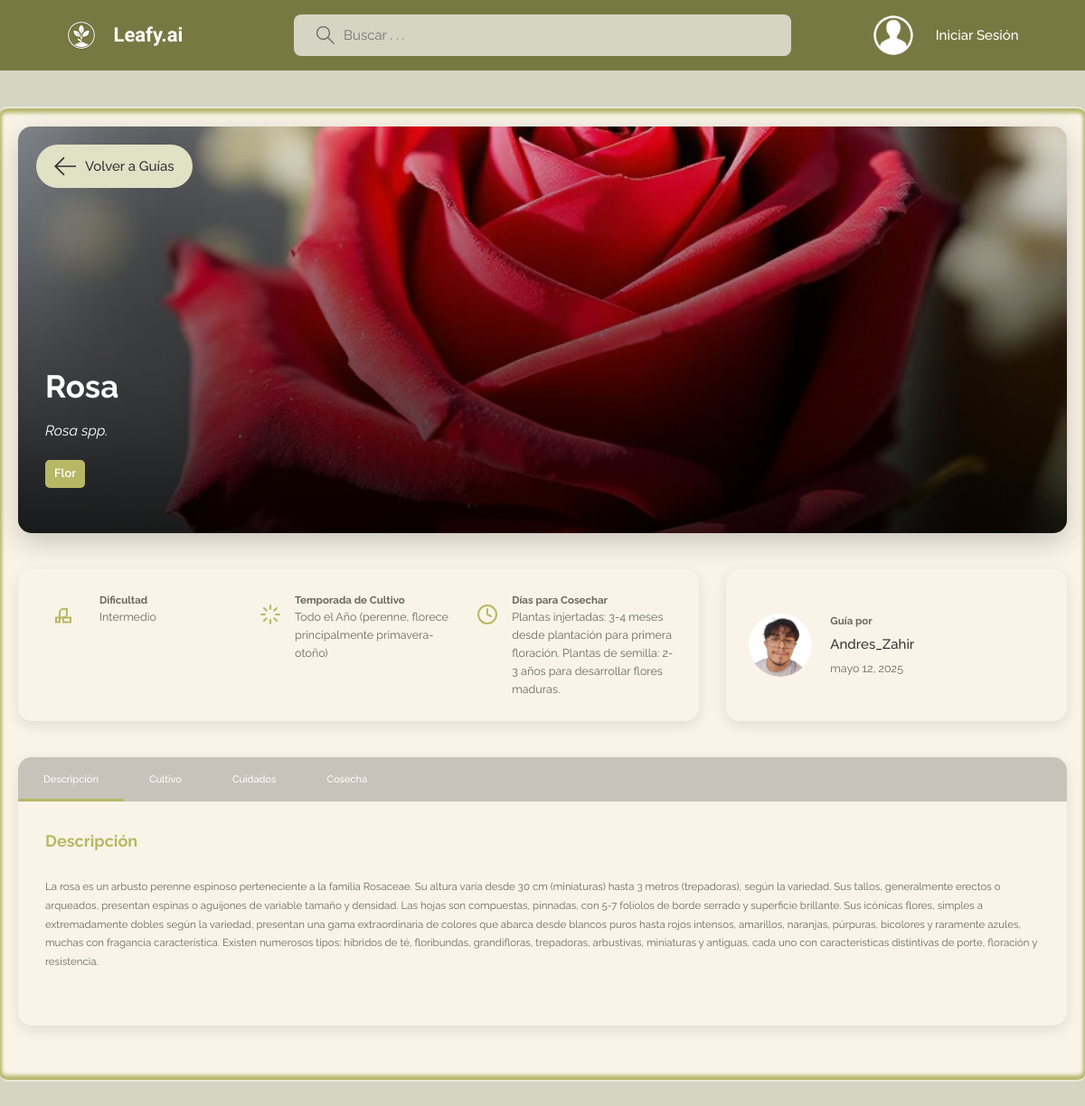
Page /guide/12/ on the committed database.
### base/models.py (models this page shows, shortened)
class PlantGuide(models.Model):
    DIFFICULTY_CHOICES = (
        ('Easy', 'Fácil'),
        ('Medium', 'Intermedio'),
        ('Hard', 'Difícil'),
    )
    author = models.ForeignKey(User, on_delete=models.SET_NULL, null=True)
    categories = models.ManyToManyField(PlantCategory, related_name='plant_guides')
    common_name = models.CharField(max_length=100)
    scientific_name = models.CharField(max_length=100)
    guide_picture = models.ImageField(upload_to='plant_guides/')
    description = models.TextField()
    germination = models.TextField()
    transplanting = models.TextField()
    harvest = models.TextField()
    watering = models.TextField()
    sunlight = models.TextField()
    extra_care = models.TextField()
    difficulty = models.CharField(max_length=50, choices=DIFFICULTY_CHOICES)
    growing_season = models.CharField(max_length=100)
    days_to_harvest = models.CharField(max_length=50)
    created = models.DateTimeField(auto_now_add=True)
    updated = models.DateTimeField(auto_now=True)
    class Meta:
        ordering = ['-updated', '-created']

class PlantCategory(models.Model):
    name = models.CharField(max_length=50, unique=True)
    class Meta:
        verbose_name_plural = 'Plant Categories'

class User(AbstractUser):
    name = models.CharField(max_length=200, null=True)
    email = models.EmailField(unique=True, null=True)
    bio = models.TextField(null=True)
    avatar = models.ImageField(null=True, default="blue.jpg")
    USERNAME_FIELD = 'email'
    REQUIRED_FIELDS = []

### base/views.py (the view)
# urls.py: path('guide/<str:pk>/', views.guideDetail, name='guide'),
def guideDetail(request, pk):
    plant_guide = get_object_or_404(PlantGuide, id=pk)
    categories = plant_guide.categories.all()
    context = {
        'guide': plant_guide,
        'categories': categories,
    }
    return render(request, 'base/guide_detail.html', context)

### base/templates/base/guide_detail.html (shortened to what this page needs)
{%  extends 'main.html' %}
{% load static %}
{% block content %}
<link rel="stylesheet" type="text/css" href="{% static 'styles/guide_detail.css' %}">
<main class="guide-detail-container">
  <div class="guide-hero">
    <div class="guide-hero__overlay"></div>
    <div class="guide-hero__image" data-bg-url="{{ guide.guide_picture.url }}"></div>
    <div class="guide-hero__content">
      <div class="guide-hero__back">
        <a href="{% url 'guides' %}" aria-label="Volver a las guías">
          <svg version="1.1" xmlns="http://www.w3.org/2000/svg" width="24" height="24" viewBox="0 0 32 32">
            <title>Volver a las guías</title>
            <path d="M13.723 2.286l-13.723 13.714 13.719 13.714 1.616-1.611-10.96-10.96h27.625v-2.286h-27.625l10.965-10.965-1.616-1.607z"></path>
          </svg>
          Volver a Guías
        </a>
      </div>
      <h1 class="guide-hero__title">{{ guide.common_name }}</h1>
      <p class="guide-hero__scientific">{{ guide.scientific_name }}</p>
      <div class="guide-hero__categories">
        {% for category in categories %}
        <a href="{% url 'guides' %}?q={{ category.name }}" class="guide-category">{{ category.name }}</a>
        {% endfor %}
      </div>
    </div>
  </div>
  <div class="guide-overview">
    <div class="guide-stats">
      <div class="guide-stat">
        <div class="guide-stat__icon">
        </div>
        <div class="guide-stat__content">
          <h3>Dificultad</h3>
          <p>{{ guide.get_difficulty_display }}</p>
        </div>
      </div>
      <div class="guide-stat">
        <div class="guide-stat__icon">
        </div>
        <div class="guide-stat__content">
          <h3>Temporada de Cultivo</h3>
          <p>{{ guide.growing_season }}</p>
        </div>
      </div>
      <div class="guide-stat">
        <div class="guide-stat__icon">
          <svg width="24" height="24" viewBox="0 0 24 24" fill="none" xmlns="http://www.w3.org/2000/svg">
            <title>Días para cosechar</title>
            <circle cx="12" cy="12" r="10" stroke="currentColor" stroke-width="2"/>
            <path d="M12 6V12L16 14" stroke="currentColor" stroke-width="2" stroke-linecap="round" stroke-linejoin="round"/>
          </svg>
        </div>
        <div class="guide-stat__content">
          <h3>Días para Cosechar</h3>
          <p>{{ guide.days_to_harvest }}</p>
        </div>
      </div>
    </div>
    <div class="guide-author-card">
      <div class="guide-author-card__avatar">
        <img src="{{guide.author.avatar.url}}" alt="{{ guide.author.name }}" loading="lazy" />
      </div>
      <div class="guide-author-card__info">
        <h3>Guía por</h3>
        <a href="{% url 'user-profile' guide.author.id %}" class="guide-author-card__name">{{ guide.author.name }}</a>
        <p class="guide-author-card__date">{{ guide.created|date:"F d, Y" }}</p>
      </div>
    </div>
  </div>
  <div class="guide-tabs">
    <div class="guide-tabs__nav">
      <button class="guide-tab active" data-tab="description">Descripción</button>
      <button class="guide-tab" data-tab="growing">Cultivo</button>
      <button class="guide-tab" data-tab="care">Cuidados</button>
      <button class="guide-tab" data-tab="harvest">Cosecha</button>
    </div>
    <div class="guide-tabs__content">
      <div class="guide-tab-panel active" id="description-panel">
        <div class="guide-section">
          <h2>Descripción</h2>
          <p>{{ guide.description }}</p>
        </div>
      </div>
    </div>
  </div>
</main>
{% endblock content %}

### static/styles/style.css (style rules this page uses)
* { font-family: 'Raleway', sans-serif; margin: 0; padding: 0; box-sizing: border-box; text-rendering: optimizeLegibility; font-size: inherit; }
html { font-size: 56.25%; }
@media only screen and (min-width: 1200px) { html { font-size: 62.5%; } }
body { line-height: 1.6; font-weight: 400; font-size: 1.5rem; color: var(--color-light-gray); gap: 3rem; background: var(--gradient-body-bg); min-height: 100vh; }
img { width: 100%; }
a { display: inline-block; color: var(--color-main); text-decoration: none; }

### static/styles/guide_detail.css (style rules this page uses)
.guide-hero__back a { display: inline-flex; align-items: center; gap: 10px; padding: 12px 20px; background-color: var(--color-main-light); color: var(--color-light); border-radius: 30px; transition: all 0.3s ease; margin-bottom: 20px; }

### static/styles/base.css (style rules this page uses)
:root { --color-main: #b7b865; --color-main-light: #e0e1c5; --color-main-dark: #787942; --color-bone: #f1ede4; --color-bone-dark: #e8e3d9; --color-bone-light: #f9f8f5; --color-green-light: #c8eac8; --color-dark: #faf4e8; --color-dark-medium: #e8e6d6; --color-dark-light: #d6d4c3; --color-light: #333333; --color-gray: #666666; --color-light-gray: #68695b; --color-bg: #d6d4c3; --color-success: #5dd693; --color-error: #fc4b0b; --gradient-body-bg: linear-gradient(0deg, var(--color-dark) 0%, var(--color-dark-medium) 21%, var(--color-dark-light) 38%, var(--color-dark) 48%, var(--color-dark-medium) 66%, var(--color-dark-light) 82%, var(--color-dark) 91%, var(--color-dark-medium) 100%); --gradient-room-topic-bg: var(--color-main); --color-dropdown-bg: #a5a660; --color-border-techniques: rgba(182,183,107,1); --color-border-techniques-faint: rgba(182,183,107,0.15); --color-border-techniques-light: rgba(182,183,107,0.3); --color-box-shadow-dark: rgba(234, 232, 250, 0.2); --color-focus-ring: rgba(182, 183, 107, 0.2); --gradient-btn-shadow-hover: linear-gradient(to right, #c7c87e, #d5d68f); --border-radius: 0.7rem; --links: rgba(100, 187, 183, 1); }
* { font-family: 'Raleway', sans-serif; margin: 0; padding: 0; box-sizing: border-box; text-rendering: optimizeLegibility; font-size: inherit; }
html { font-size: 56.25%; }
@media only screen and (min-width: 1200px) { html { font-size: 62.5%; } }
body { line-height: 1.6; font-weight: 400; font-size: 1.5rem; color: var(--color-light-gray); gap: 3rem; background: var(--color-bg); min-height: 100vh; }
img { width: 100%; }
a { display: inline-block; color: var(--color-main); text-decoration: none; }

### rows in the picture
PlantGuide: common_name "Rosa", scientific_name "Rosa spp.", difficulty "Intermedio", growing_season "Todo el Año (perenne, florece principalmente primavera-otoño)", days_to_harvest "Plantas injertadas: 3-4 meses desde plantación para primera floración. Plantas de semilla: 2-3 años para desarrollar flores maduras.", author.avatar (picture), author.name "Andres_Zahir", created "mayo 12, 2025", description "La rosa es un arbusto perenne espinoso perteneciente a la familia Rosaceae. Su altura varía desde 30 cm (miniaturas) hasta 3 metros (trepadoras), según la variedad. Sus tallos, generalmente erectos o arqueados, presentan espinas o aguijones de variable tamaño y densidad. Las hojas son compuestas, pinnadas, con 5-7 folíolos de borde serrado y superficie brillante. Sus icónicas flores, simples a extremadamente dobles según la variedad, presentan una gama extraordinaria de colores que abarca desde blancos puros hasta rojos intensos, amarillos, naranjas, púrpuras, bicolores y raramente azules, muchas con fragancia característica. Existen numerosos tipos: híbridos de té, floribundas,…"
PlantCategory: name "Flor"
